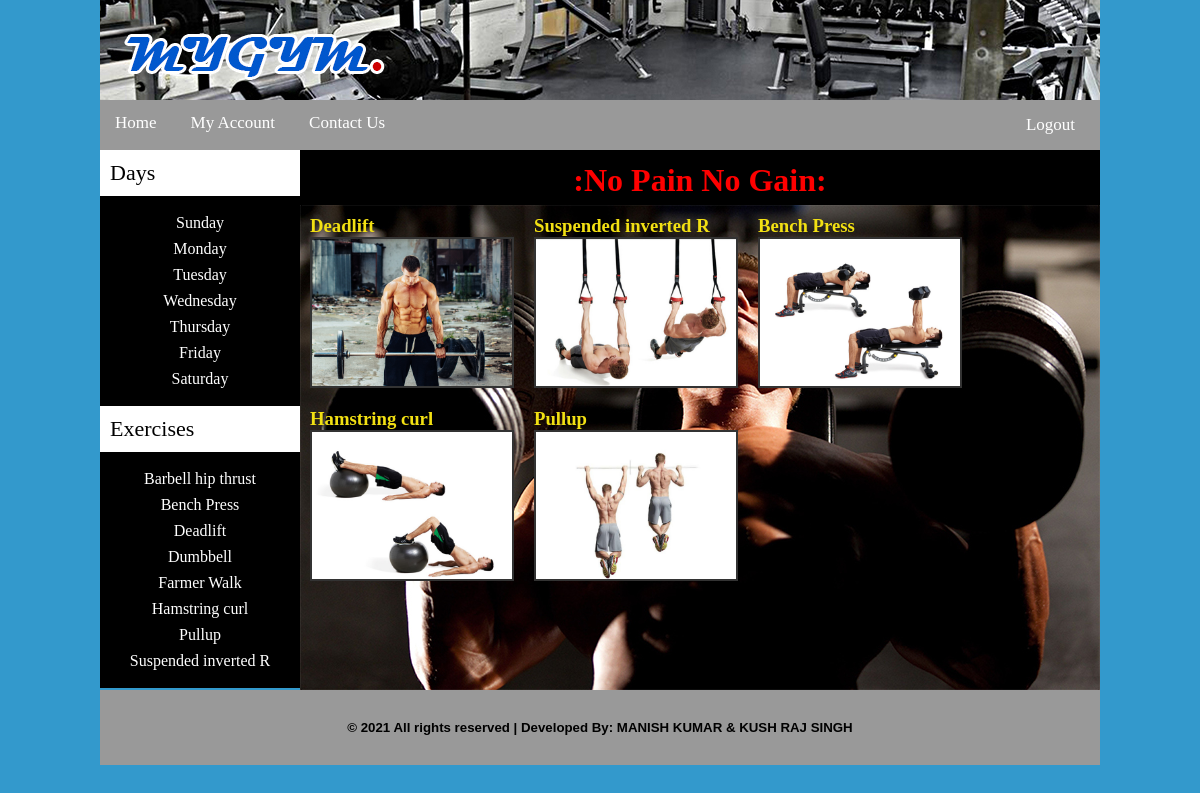
Screenshot of /index.php (signed in) with the database file from the repository.
### tables this page shows
CREATE TABLE `days` (
  `day_id` int(10) NOT NULL,
  `day_name` varchar(20) NOT NULL
);

CREATE TABLE `exercises` (
  `exer_id` int(10) NOT NULL,
  `exer_name` varchar(20) NOT NULL,
  `sets` varchar(10) NOT NULL,
  `day_id` int(10) NOT NULL,
  `exer_img` text NOT NULL,
  `user_id` int(10) NOT NULL
);

### functions/functions.php (the view, shortened to what this page needs)
<?php
	$db=mysqli_connect("localhost:3307","root","","mygym");
	function getDays(){
		global $db;
		$get_days="SELECT * FROM days";
		$run_days=mysqli_query($db, $get_days);
		while($row_days=mysqli_fetch_array($run_days)){
			$day_id=$row_days['day_id'];
			$day_name=$row_days['day_name'];
			echo "<li><a href='index.php?day=$day_id'>$day_name</a></li>";
		}
	}
	function getExercise(){
		global $db;
		$get_exer="SELECT * FROM exercises";
		$run_exer=mysqli_query($db, $get_exer);
		while($row_exer=mysqli_fetch_array($run_exer)){
			$exer_id=$row_exer['exer_id'];
			$exer_name=$row_exer['exer_name'];
			echo "<li><a href='index.php?exer=$exer_id'>$exer_name</a></li>";
		}
	}
	function get_All_Exercises(){
		global $db;
		if(!isset($_GET['day'])){
			if(!isset($_GET['exer'])){
				$get_all_exer="SELECT * FROM exercises ORDER By rand() LIMIT 0,5";
				$run_all_exer=mysqli_query($db, $get_all_exer);
				while($row_all_exer=mysqli_fetch_array($run_all_exer)){
					$exer_name= $row_all_exer['exer_name'];
					$exer_img= $row_all_exer['exer_img'];
					echo "
						<div id='single_product'>
						<h3 style='color:#f2e013;'>$exer_name</h3>
						<img src='admin/exercise_images/$exer_img' width='200' height='147' /><br>
						</div>
					";
				}
			}
		}
	}
 ?>

### index.php (shortened to what this page needs)
<?php
include ("functions/functions.php");
?>
<html>
<head>
	<link rel="stylesheet" type="text/css" href="styles/style.css" media="all" />
</head>
<body>
	<div class="main_wrapper">
		<div class="header_wrapper">
			<a href="index.php"><img src="images/logo.jpg"></a>
		</div>
		<div id="navbar">
			<ul id="menu">
				<li><a href="index.php">Home</a></li>
				<li><a href="my_account.php">My Account</a></li>
				<li><a href="Contact_us.php">Contact Us</a></li>
			</ul>
			<div id="login-btn-signup">
					<li><a href="logout.php">Logout</a></li>
			</div>
		</div>
		<div class="content_wrapper">
			<div id="left_sidebar">
				<div id="sidebar_title">Days</div>
				<ul id="days">
					<?php
						getDays();
					?>
				</ul>
				<div id="sidebar_title">Exercises</div>
				<ul id="days">
					<?php
						getExercise();
					?>
				</ul>
			</div>
			<div id="right_content">
				<div id="headline">
					<div id="headline_content">
						<h1 style="color: RED; text-align:center;"><center>:No Pain No Gain:</center></h1>
					</div>
				</div>
					<div id="products_box" style="background-image: url(images/bg2.jpg)">
						<?php
							get_All_Exercises();
						?>
					</div>
			</div>
		</div>
		<div class="footer">
			<h5 style="color:#000; padding-top:30px; text-align:center; font-family: Verdana, Geneva, sans-serif">&copy; 2021 All rights reserved | Developed By: MANISH KUMAR & KUSH RAJ SINGH </a></h5>
		</div>
	</div>
</body>
</html>

### styles/style.css (style rules this page uses)
html, body, div, span, applet, object, iframe, h1, h2, h3, h4, h5, h6, p, blockquote, pre, a, abbr, acronym, address, big, cite, code, del, dfn, em, img, ins, kbd, q, s, samp, small, strike, strong, sub, sup, tt, var, b, u, i, center, dl, dt, dd, ol, ul, li, fieldset, form, label, legend, table, caption, tbody, tfoot, thead, tr, th, td, article, aside, canvas, details, embed, figure, figcaption, footer, header, hgroup, menu, nav, output, ruby, section, summary, time, mark, audio, video { margin: 0; padding: 0; border: 0; vertical-align: baseline; }
body { background-color: #39C; }
.main_wrapper { width: 1000px; height: auto; margin: auto; }
.header_wrapper { width: 1000px; height: 100px; background-color: #FFF; }
#navbar { width: 1000px; height: 50px; background-color: #999; color: #FFF; }
#menu { padding: 0px; line-height: 36px; margin-top: 5px; float: left; }
#menu li { list-style: none; display: inline; }
#menu a { color: #FFF; text-decoration: none; font-size: 17px; margin: 5px; padding: 10px; }
#login-btn-signup { list-style: none; float: right; line-height: 50px; padding-right: 10px; }
#login-btn-signup a { color: #FFF; text-decoration: none; font-size: 17px; margin: 5px; padding: 10px; }
.content_wrapper { width: 1000px; height: auto; background-color: #F96; }
#right_content { width: 800px; background-color: #FCC; float: right; }
#left_sidebar { width: 200px; background-color: #000; float: left; }
.footer { width: 1000px; height: 75px; background-color: #999; color: #FFF; clear: both; }
#sidebar_title { background-color: #FFF; color: #000; padding: 10px; font-size: 22px; font-family: "Palatino Linotype", "Book Antiqua", Palatino, Serif; }
#days { text-align: center; padding: 10px; }
#days li { list-style: none; margin: 8px; }
#days a { color: #FFF; font-size: 16px; text-decoration: none; margin: 5px; }
#headline { background-color: #000; color: #FFF; height: 35px; width: 780px; padding: 10px; line-height: 40px; }
#products_box { width: 800px; height: 485px; }
#single_product { float: left; padding: 10px; }
#single_product img { border: 2px solid #333; }

### rows the page displays
days: day_name "Sunday"
days: day_name "Monday"
days: day_name "Tuesday"
days: day_name "Wednesday"
days: day_name "Thursday"
days: day_name "Friday"
days: day_name "Saturday"
exercises: exer_name "Barbell hip thrust"
exercises: exer_name "Bench Press", exer_img (picture)
exercises: exer_name "Deadlift", exer_img (picture)
exercises: exer_name "Dumbbell"
exercises: exer_name "Farmer Walk"
exercises: exer_name "Hamstring curl", exer_img (picture)
exercises: exer_name "Pullup", exer_img (picture)
exercises: exer_name "Suspended inverted R", exer_img (picture)
